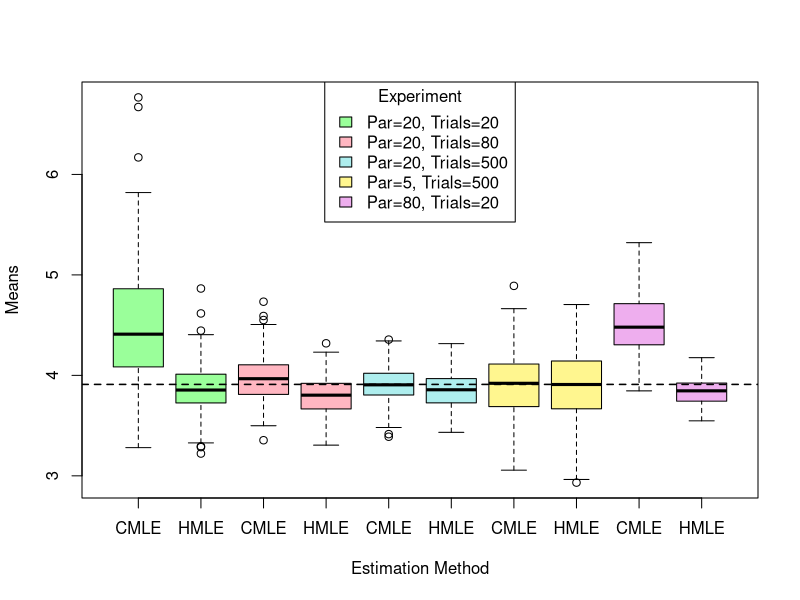
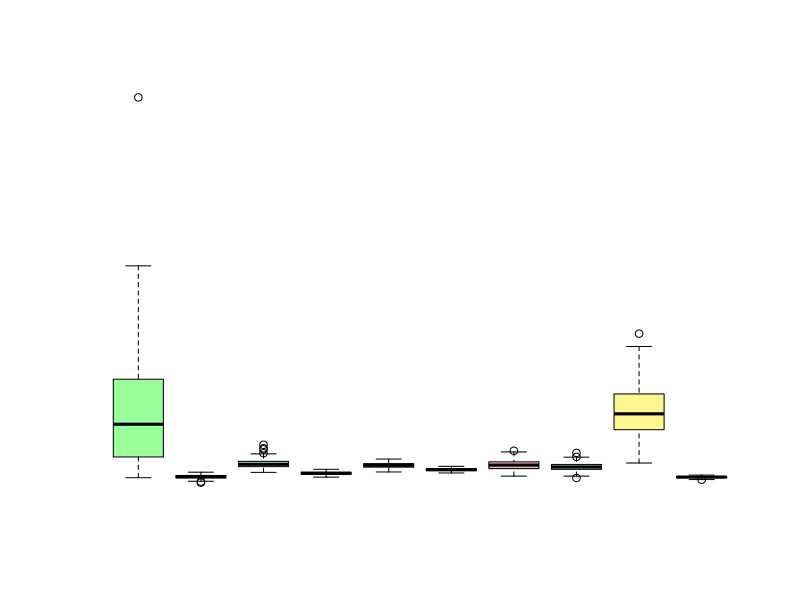

Reproduce these figures in R, in order. (Note: this script raises an error after producing the figures.)
#Pull in Data for Gamma
GammaMeans = read.csv("GammaMeans.csv")

#Create Boxplots for Gamma Means
#boxplot(GammaMeans,
 #       col = (c("palegreen1","palegreen1","lightpink","lightpink","paleturquoise2","paleturquoise2","khaki1","khaki1","plum2","plum2")),
#        stapelwex = 0.2,
#        names = c("CMLE Exp1", "HMLE Exp1","CMLE Exp2", "HMLE Exp2","CMLE Exp3", "HMLE Exp3","CMLE Exp4", "HMLE Exp4","CMLE Exp5", "HMLE Exp5"),
#        xlab= "Experiment",
#        ylab= "Means")
#abline(h=3.91, lty=2, lwd=1.5)


#Create Boxplots for Gamma Means #2
#boxplot(GammaMeans,
 #       col = (c("palegreen1","palegreen1","lightpink","lightpink","paleturquoise2","paleturquoise2","khaki1","khaki1","plum2","plum2")),
  #      stapelwex = 0.2,
  #      names = c("CMLE", "HMLE","CMLE", "HMLE","CMLE","HMLE","CMLE","HMLE","CMLE","HMLE"),
  #      xlab= "Experiment",
  #      ylab= "Means")
#abline(h=3.91, lty=2, lwd=1.5)

#Create Boxplots for Gamma Means #3 USE THIS ONE!!!
boxplot(GammaMeans,
        col = (c("palegreen1","palegreen1","lightpink","lightpink","paleturquoise2","paleturquoise2","khaki1","khaki1","plum2","plum2")),
        stapelwex = 0.2,
        names = c("CMLE", "HMLE","CMLE", "HMLE","CMLE","HMLE","CMLE","HMLE","CMLE","HMLE"),
        xlab= "Estimation Method",
        ylab= "Means")
legend("top", title= "Experiment", legend=c("Par=20, Trials=20","Par=20, Trials=80","Par=20, Trials=500","Par=5, Trials=500","Par=80, Trials=20"), 
       fill=c("palegreen1","lightpink","paleturquoise2","khaki1","plum2"))
abline(h=3.91, lty=2, lwd=1.5)

#Create Boxplots for Gamma Means #4
#boxplot(GammaMeans,
#        col = (c("lightpink","paleturquoise2","lightpink","paleturquoise2","lightpink","paleturquoise2","lightpink","paleturquoise2","lightpink","paleturquoise2")),
#        stapelwex = 0.2,
#        names = c("Exp1", "Exp1","Exp2", "Exp2","Exp3", "Exp3","Exp4", "Exp4","Exp5", "Exp5"),
#        xlab= "Experiment",
#        ylab= "Means")
#legend("top", title= "Estimation Method", legend=c("CMLE","HMLE"), 
#       fill=c("lightpink","paleturquoise2"))
#abline(h=3.91, lty=2, lwd=1.5)


#Pull in Data for Alpha
MeansAlpha = read.csv("AlphaMeans.csv")

#Create Boxplots for Alpha Means
boxplot(MeansAlpha,
        col = (c("palegreen1","lightpink","paleturquoise2","khaki1","plum2")),
        stapelwex = 0.2,
        names = c("P=20, N=20","P=20, N=80","P=20, N=500","P=5, N=500","P=80, N=20"),
        xlab= "Experiment",
        ylab= "Means")
abline(h=0.92, lty=2, lwd=1.5)


#Pull in Data for Theta
MeansTheta = read.csv("ThetaMeans.csv")

#Create Boxplots for Theta Means
boxplot(MeansTheta,
        col = (c("palegreen1","lightpink","paleturquoise2","khaki1","plum2")),
        stapelwex = 0.2,
        names = c("P=20, N=20","P=20, N=80","P=20, N=500","P=5, N=500","P=80, N=20"),
        xlab= "Experiment",
        ylab= "Means")
abline(h=0.32, lty=2, lwd= 1.5)

